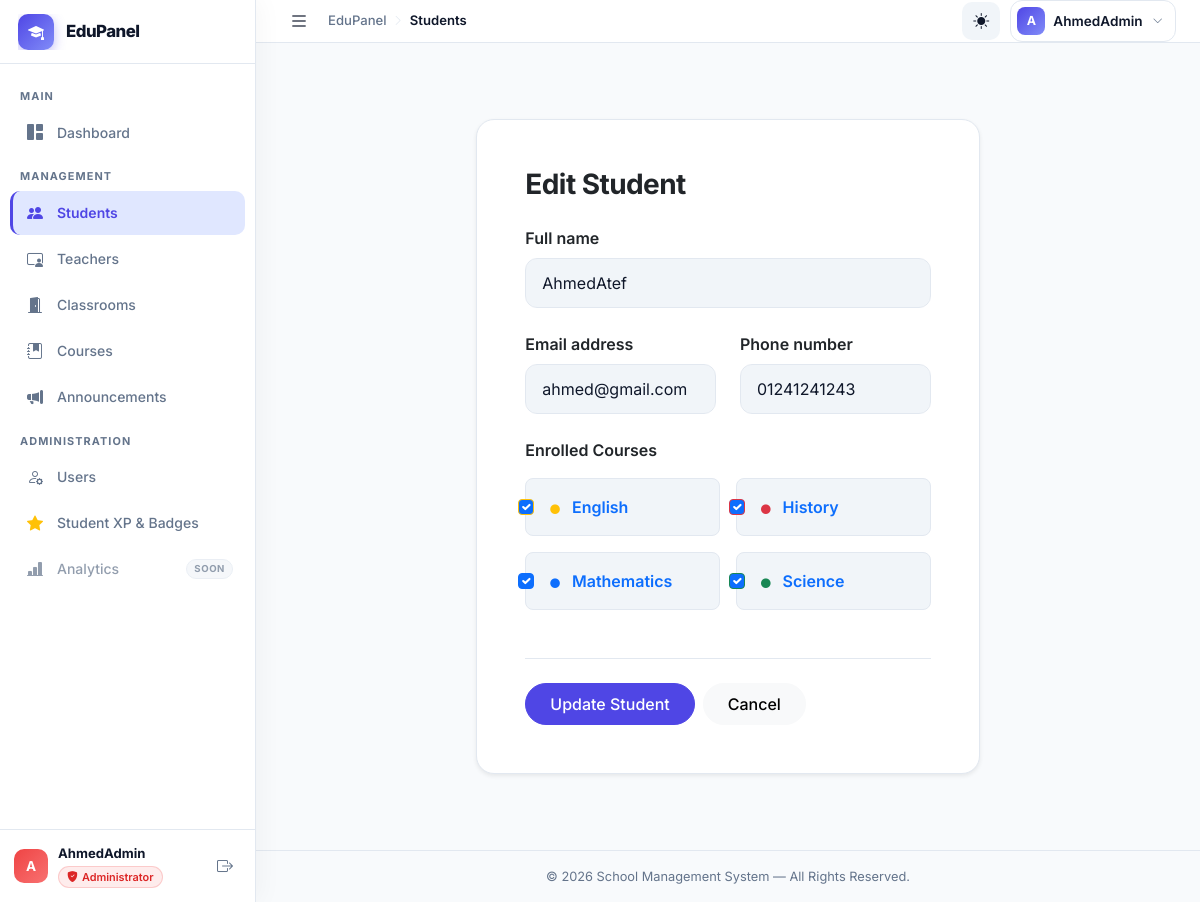
/modules/admin/students/update.php?id=2 (signed in), run on the app's committed database.
### tables this page shows
CREATE TABLE `students` (
  `id` int(11) NOT NULL AUTO_INCREMENT,
  `name` varchar(100) NOT NULL,
  `email` varchar(150) NOT NULL,
  `phone` varchar(20) DEFAULT NULL,
  `created_at` timestamp NOT NULL DEFAULT current_timestamp(),
  PRIMARY KEY (`id`),
  UNIQUE KEY `email` (`email`)
);

CREATE TABLE `courses` (
  `id` int(11) NOT NULL AUTO_INCREMENT,
  `name` varchar(150) NOT NULL,
  `description` text DEFAULT NULL,
  `icon` varchar(60) DEFAULT 'bi-book-fill',
  `color` enum('primary','success','warning','danger','info') DEFAULT 'primary',
  `teacher_id` int(11) DEFAULT NULL,
  `room_id` int(11) DEFAULT NULL,
  `created_at` timestamp NOT NULL DEFAULT current_timestamp(),
  PRIMARY KEY (`id`),
  KEY `fk_course_teacher` (`teacher_id`),
  KEY `fk_course_room` (`room_id`),
  CONSTRAINT `fk_course_room` FOREIGN KEY (`room_id`) REFERENCES `class_rooms` (`id`) ON DELETE SET NULL,
  CONSTRAINT `fk_course_teacher` FOREIGN KEY (`teacher_id`) REFERENCES `teachers` (`id`) ON DELETE SET NULL
);

### config/app.php (called while the page is built, shortened)
<?php
function app_base_url(): string
{
    static $baseUrl = null;
    if ($baseUrl !== null) {
        return $baseUrl;
    }
    $scriptName = str_replace('\\', '/', $_SERVER['SCRIPT_NAME'] ?? '');
    $projectFolder = basename(BASE_PATH);
    $projectPath = '/' . $projectFolder;
    $position = stripos($scriptName, $projectPath);
    if ($position !== false) {
        $baseUrl = substr($scriptName, 0, $position + strlen($projectPath));
    } else {
        $baseUrl = '';
    }
    return rtrim($baseUrl, '/');
}
function app_url(string $path = ''): string
{
    $path = ltrim($path, '/');
    $baseUrl = app_base_url();
    return ($baseUrl === '' ? '' : $baseUrl) . '/' . $path;
}

### modules/admin/students/update.php (the view, shortened to what this page needs)
<?php
require_once '../../../config/app.php';
require_once BASE_PATH . '/config/connect.php';
$id = (int) ($_GET['id'] ?? 0);
$stmt = $conn->prepare("SELECT id, name, email, phone FROM students WHERE id = ? LIMIT 1");
$stmt->bind_param("i", $id);
$stmt->execute();
$student = $stmt->get_result()->fetch_assoc();
$name = $student['name'];
$email = $student['email'];
$phone = $student['phone'];
$stmtUser = $conn->prepare("SELECT id FROM users WHERE email = ? AND role = 'student' LIMIT 1");
$stmtUser->bind_param("s", $email);
$stmtUser->execute();
$userResult = $stmtUser->get_result()->fetch_assoc();
$userId = $userResult['id'] ?? 0;
$courses = $conn->query("SELECT id, name, color FROM courses ORDER BY name ASC")->fetch_all(MYSQLI_ASSOC);
$currentCourseIds = [];
if ($userId > 0) {
    $stmtEnrolled = $conn->prepare("SELECT course_id FROM enrollments WHERE user_id = ?");
    $stmtEnrolled->bind_param("i", $userId);
    $stmtEnrolled->execute();
    $enrolledResult = $stmtEnrolled->get_result()->fetch_all(MYSQLI_ASSOC);
    $currentCourseIds = array_column($enrolledResult, 'course_id');
}
require_once BASE_PATH . '/includes/header.php';
?>
<div class="container mt-5 mb-5">
    <div class="row justify-content-center">
        <div class="col-md-8 col-lg-7">
            <div class="card shadow-sm border-0" style="background: var(--app-surface); border: 1px solid var(--app-border) !important; border-radius: 18px;">
                <div class="card-body p-4 p-md-5">
                    <div class="d-flex justify-content-between align-items-center mb-4">
                        <h3 class="mb-0 fw-bold">Edit Student</h3>
                    </div>
                    <form method="post">
                        <div class="mb-4">
                            <label class="form-label fw-semibold">Full name</label>
                            <input name="name" class="form-control form-control-lg fs-6" value="<?= htmlspecialchars($name); ?>" required>
                        </div>
                        <div class="row mb-4">
                            <div class="col-md-6">
                                <label class="form-label fw-semibold">Email address</label>
                                <input name="email" type="email" class="form-control" value="<?= htmlspecialchars($email); ?>" required>
                            </div>
                            <div class="col-md-6">
                                <label class="form-label fw-semibold">Phone number</label>
                                <input name="phone" class="form-control" value="<?= htmlspecialchars($phone); ?>">
                            </div>
                        </div>
                        <div class="mb-5">
                            <label class="form-label fw-semibold mb-3">Enrolled Courses</label>
                            <div class="row g-3">
                                <?php foreach ($courses as $course):
                                    $color = htmlspecialchars($course['color'] ?: 'primary');
                                    $isChecked = in_array($course['id'], $currentCourseIds) ? 'checked' : '';
                                ?>
                                    <div class="col-md-6">
                                        <label class="form-check custom-checkbox-card p-3 border rounded-3 d-flex align-items-center mb-0 m-0" style="background: var(--app-surface-soft); border-color: var(--app-border) !important;">
                                            <input class="form-check-input mt-0 me-3 shadow-none border-<?= $color ?>" type="checkbox" name="courses[]" value="<?= $course['id']; ?>" <?= $isChecked; ?>>
                                            <span class="form-check-label w-100 m-0 text-truncate" style="color: var(--app-text);">
                                                <i class="bi bi-circle-fill text-<?= $color ?> me-2" style="font-size: 0.6rem;"></i>
                                                <?= htmlspecialchars($course['name']); ?>
                                            </span>
                                        </label>
                                    </div>
                                <?php endforeach; ?>
                            </div>
                        </div>
                        <div class="d-flex gap-2 pt-2 border-top" style="border-color: var(--app-border) !important;">
                            <button type="submit" class="btn btn-primary px-4 py-2 mt-3 rounded-pill fw-medium">Update Student</button>
                            <a href="<?= app_url('modules/admin/students/index.php'); ?>" class="btn btn-light px-4 py-2 mt-3 rounded-pill fw-medium">Cancel</a>
                        </div>
                    </form>
                </div>
            </div>
        </div>
    </div>
</div>
<?php require_once BASE_PATH . '/includes/footer.php'; ?>

### assets/css/custom.css (style rules this page uses)
:root { --app-bg: #f8fafc; --app-surface: #ffffff; --app-surface-soft: #f1f5f9; --app-text: #0f172a; --app-muted: #64748b; --app-border: #e2e8f0; --app-primary: #4f46e5; --app-primary-soft: #e0e7ff; --app-success: #10b981; --app-warning: #f59e0b; --app-danger: #ef4444; --app-shadow: 0 10px 40px -10px rgba(0,0,0,0.08); --app-shadow-hover: 0 20px 40px -10px rgba(0,0,0,0.12); --sidebar-width: 256px; --sidebar-collapsed-width: 72px; --topbar-height: 64px; --sidebar-transition: 0.28s cubic-bezier(0.4, 0, 0.2, 1); }
html, body { height: 100%; overflow: hidden; }
body { background: var(--app-bg); color: var(--app-text); font-family: "Inter", "Poppins", system-ui, -apple-system, "Segoe UI", Roboto, Arial, sans-serif; letter-spacing: 0; transition: background-color 0.3s ease, color 0.3s ease; }
h1, h2, h3, h4, h5, h6 { font-weight: 700; letter-spacing: -0.02em; }
.btn { border-radius: 12px; font-weight: 700; padding: 9px 14px; }
.btn-primary, .btn-success { background: var(--app-primary); border-color: var(--app-primary); transition: all 0.3s ease; }
.card { background: var(--app-surface); border: 1px solid var(--app-border); border-radius: 28px; box-shadow: var(--app-shadow); transition: all 0.3s cubic-bezier(0.4, 0, 0.2, 1); }
.form-control, .form-select { background-color: var(--app-surface-soft); border: 1px solid var(--app-border); border-radius: 12px; padding: 12px 16px; color: var(--app-text); transition: all 0.3s ease; }
.app-content .container { padding-left: 0; padding-right: 0; max-width: 100%; }

### modules/admin/students/update.php (style rules this page uses)
.custom-checkbox-card { transition: all 0.2s ease; cursor: pointer; }
.form-check-input:checked + .form-check-label { color: var(--bs-primary) !important; font-weight: 600 !important; }

### data on the page
students: name "AhmedAtef", email "ahmed@gmail.com", phone "01241241243"
courses: name "English"
courses: name "History"
courses: name "Mathematics"
courses: name "Science"

### other printed values
substr($_SESSION['username'] ?? 'U', 0, 1) "A"
$_SESSION['username'] "AhmedAdmin"
role_label($currentRole) "Administrator"
